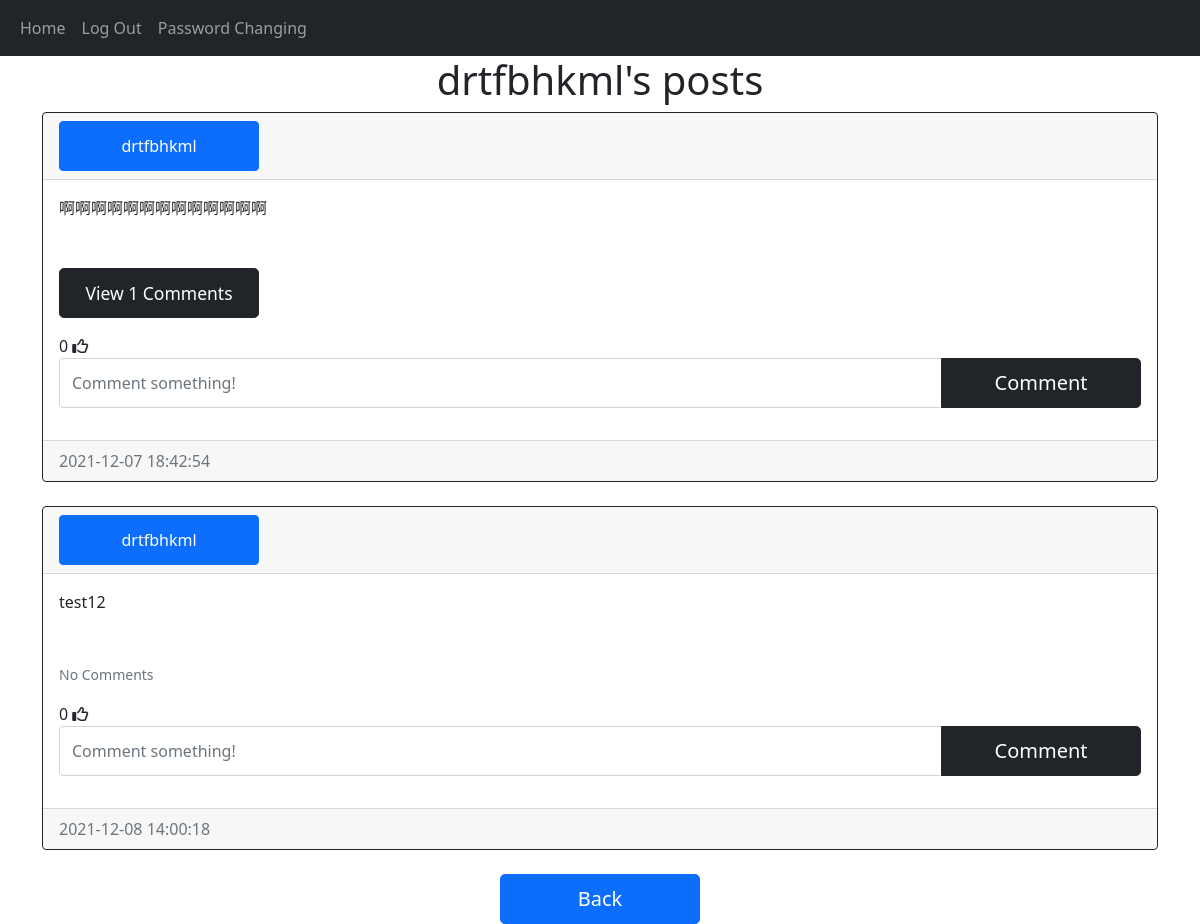
Page /posts/drtfbhkml (signed in) on the committed database.
### models.py (models this page shows)
class User(db.Model, UserMixin):
    id = db.Column(db.Integer, primary_key=True)
    email = db.Column(db.String(150), unique=True)
    username = db.Column(db.String(150), unique=True)
    password = db.Column(db.String(150))
    date_created = db.Column(db.DateTime(timezone=True), default=func.now())
    posts = db.relationship('Post', backref='user', passive_deletes=True)
    comments = db.relationship('Comment', backref='user', passive_deletes=True)
    likes = db.relationship('Like', backref='user', passive_deletes=True)

class Post(db.Model):
    id = db.Column(db.Integer, primary_key=True)
    text = db.Column(db.Text, nullable=False)
    date_created = db.Column(db.DateTime(timezone=True), default=func.now())
    author = db.Column(db.Integer, db.ForeignKey(
        'user.id', ondelete="CASCADE"), nullable=False)
    comments = db.relationship('Comment', backref='post', passive_deletes=True)
    likes = db.relationship('Like', backref='post', passive_deletes=True)

### views.py (the view)
@views.route("/posts/<username>")
@login_required
def posts(username):
    user = User.query.filter_by(username=username).first()
    if not user:
        flash('No user with that username exists.', category='error')
        return redirect(url_for('views.home'))
    posts = user.posts
    return render_template("posts.html", user=current_user, posts=posts, username=username)

### templates/posts.html (shortened to what this page needs)
{% extends "posts_div.html" %}  {% block header %} {{username}}'s posts {% endblock %} {% block footer %}
<div align="center">
  <a href="/home"
    ><button type="button" class="btn btn-primary btn-lg">Back</button></a
  >
</div>
{% endblock %}

### templates/posts_div.html (shortened to what this page needs)
{% extends "base.html" %} {% block title %}Home{% endblock %} {% block content
%}
<h1 align="center">{% block header %}Posts{% endblock %}</h1>
<div id="posts">
  {% for post in posts %}
  <div class="card border-dark">
    <div class="card-header">
    <div class="row">
        <div class="col-6">
            <a href="/posts/{{post.user.username}}">
            <button type="button" class="btn btn-primary">
            {{post.user.username}}
            </button>
            </a>
        </div>
        <div class="col-3"></div>
        <div class="col-3">
        </div>
    </div>
    </div>
    <div class="card-body">
      <div class="card-text">{{post.text}}</div>
      <br />
    <br>
      <p class="card-text">
        {% if post.comments|length > 0 %}
        <a data-bs-toggle="collapse" href="#comments-{{post.id}}" role="button">
        <button type="submit" class="btn btn-dark btn-block btn-lg">
          <small>View {{post.comments|length}} Comments</small>
            </button>
        </a>
        {% else %}
        <small class="text-muted">No Comments</small>
        {% endif %}
      </p>
    <div>
         <span id="likes-count-{{post.id}}">
        {{ post.likes|length }}</span>
        {% if user.id in post.likes|map(attribute="author")|list %}
        <i class="fas fa-thumbs-up" id="like-button-{{post.id}}" onclick="like({{post.id}})"></i>
        {% else %}
        <i class="far fa-thumbs-up" id="like-button-{{post.id}}" onclick="like({{post.id}})"></i>
        {% endif %}
      </div>
      <form class="input-group mb-3" method="POST" action="/create-comment/{{post.id}}">
        <input type="text" id="text" name="text" class="form-control" placeholder="Comment something!"/>
        <button type="submit" class="btn btn-dark btn-block btn-lg">Comment</button>
      </form>
    </div>
    <div class="card-footer text-muted">{{post.date_created}}</div>
  </div>
  </br > {% endfor %}
</div>
{% block footer %}{% endblock %} {% endblock %}

### templates/base.html (shortened to what this page needs)
<!DOCTYPE html>
    <html lang="en">
          <head>
            <link
              href="https://cdn.jsdelivr.net/npm/bootstrap@5.0.2/dist/css/bootstrap.min.css"
              rel="stylesheet"
>
          <link href="/static/css/style.css" rel="stylesheet">
          </head>
      <body>
            <nav class="navbar navbar-expand-lg navbar-dark bg-dark navbar-inverse">
              <div class="container-fluid">
                <div class="collapse navbar-collapse" id="navbar">
                  <div class="navbar-nav">
                    <a class="nav-item nav-link" href="/home" >Home</a>
                    {% if user.is_authenticated %}
                        <ul class="nav justify-content-end">
                            <li class="nav-item"><a class="nav-item nav-link navbar-right" href="/logout">Log Out</a></li>
                        </ul>
                        <ul class="nav justify-content-end">
                            <li class="nav-item"><a class="nav-item nav-link navbar-right" href="/change_password">Password Changing</a></li>
                        </ul>
                    {% endif %}
                  </div>
                </div>
              </div>
            </nav>
            <div class="container">
                {% block content %}{% endblock %}
            </div>
      </body>
</html>

### static/css/style.css (style rules this page uses)
.btn { width: 200px; height: 50px; }

### rows in the picture
User: username "drtfbhkml"
Post: user.username "drtfbhkml", text "啊啊啊啊啊啊啊啊啊啊啊啊啊", comments|length "1", likes|length "0", date_created "2021-12-07 18:42:54"
Post: user.username "drtfbhkml", text "test12", shows "No Comments", likes|length "0", date_created "2021-12-08 14:00:18"
